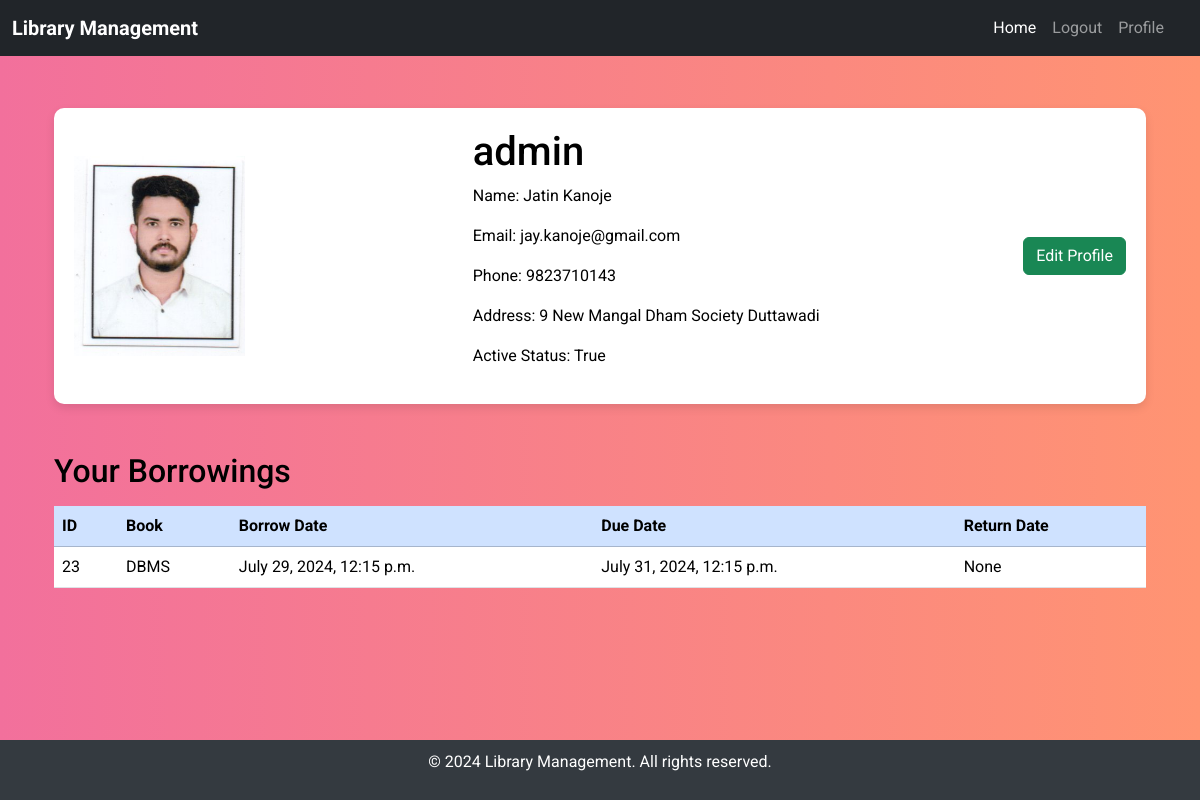
The app's page /profilepage/ (signed in), older data.
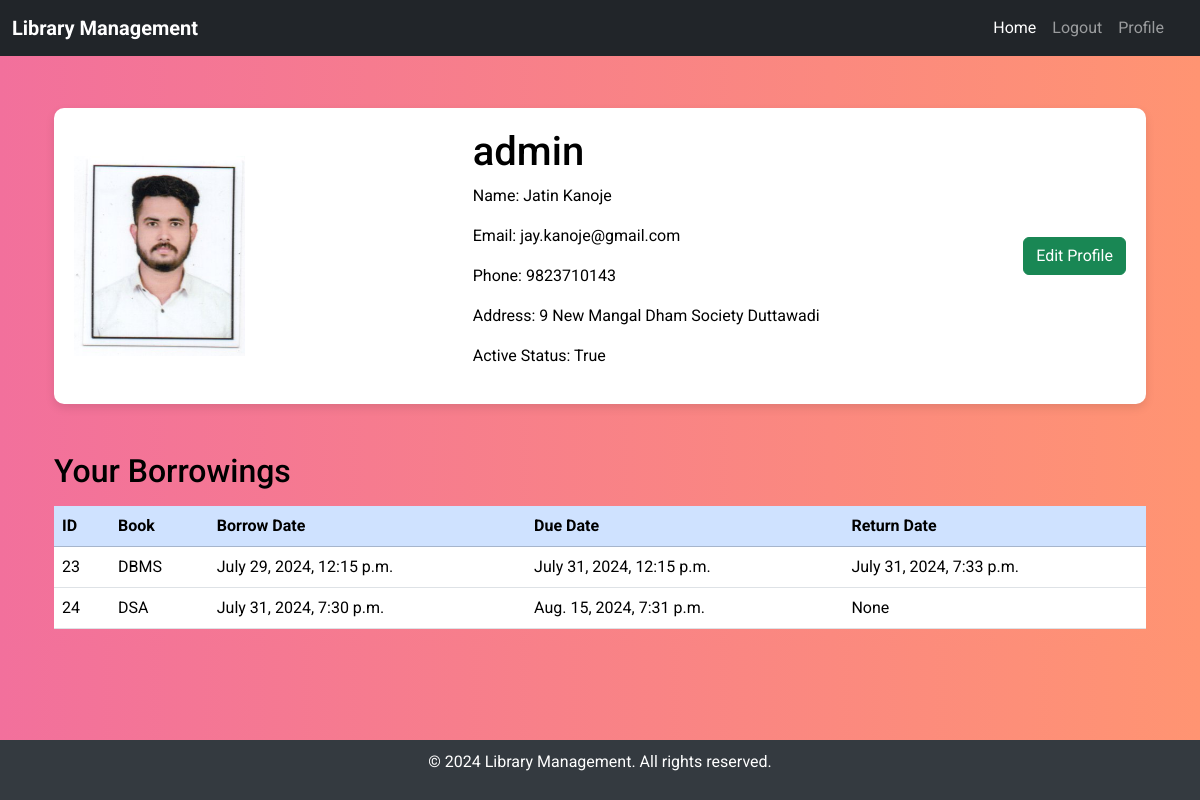
The same page, newer data.
### ladmin/models.py (models this page shows, shortened)
class Borrowing(models.Model):
    user = models.ForeignKey(customer, on_delete=models.CASCADE)
    category = models.ForeignKey(Category, on_delete=models.CASCADE, null=True)
    book = models.ForeignKey(Book, on_delete=models.CASCADE)
    borrowed_date = models.DateTimeField(default=timezone.now)
    due_date = models.DateTimeField()
    returned_date = models.DateTimeField(blank=True, null=True)

class Book(models.Model):
    book_id = models.CharField(max_length=100, unique=True, null=True)
    title = models.CharField(max_length=255)
    author = models.CharField(max_length=255)
    category = models.ForeignKey(Category, on_delete=models.CASCADE)
    quantity = models.PositiveIntegerField(default=0)

### cust/views.py (the view)
# urls.py: path('profilepage/',profile,name='profilepage'),
@login_required
def profile(request):
    user = request.user.customer  # Get the customer instance associated with the logged-in user
    borrowings = Borrowing.objects.filter(user=user)
    return render(request, 'cust/profilepage.html', {'borrowings': borrowings, 'user': request.user})

### template/cust/profilepage.html (shortened to what this page needs)
{% extends "cust/base.html" %}
{% block page %}
<div class="container mt-5">
    <div class="profile-header d-flex align-items-center justify-content-between">
        {% if user.customer.picture %}
            <img src="{{ user.customer.picture.url }}" alt="Profile Picture" class="profile-picture" height="200px">
        {% else %}
            <img src="" alt="Default Profile Picture" class="profile-picture">
        {% endif %}
        <div class="profile-details ms-4">
            <h1>{{ user.username }}</h1>
            <p>Name: {{ user.customer.name }}</p>
            <p>Email: {{ user.customer.email }}</p>
            <p>Phone: {{ user.customer.mobile }}</p>
            <p>Address: {{ user.customer.address }}</p>
            <p>Active Status: {{ user.customer.active }}</p>
        </div>
        <a href="{% url 'edit_profile' user.customer.id %}" class="btn btn-success btn-edit">Edit Profile</a>
    </div>
    <h2 class="mt-5">Your Borrowings</h2>
    <table class="table table-hover mt-3">
        <thead class="table-primary">
            <tr>
                <th>ID</th>
                <th>Book</th>
                <th>Borrow Date</th>
                <th>Due Date</th>
                <th>Return Date</th>
            </tr>
        </thead>
        <tbody>
            {% for borrowing in borrowings %}
            <tr>
                <td>{{ borrowing.id }}</td>
                <td>{{ borrowing.book.title }}</td>
                <td>{{ borrowing.borrowed_date }}</td>
                <td>{{ borrowing.due_date }}</td>
                <td>{{ borrowing.returned_date }}</td>
            </tr>
            {% endfor %}
        </tbody>
    </table>
</div>
{% endblock page %}

Row changes from the older to the newer data that the page shows:
changed Borrowing "DBMS": returned_date "None" → "July 31, 2024, 7:33 p.m."
added Borrowing: id "24", book "DSA", borrowed_date "July 31, 2024, 7:30 p.m.", due_date "Aug. 15, 2024, 7:31 p.m.", returned_date "None"
